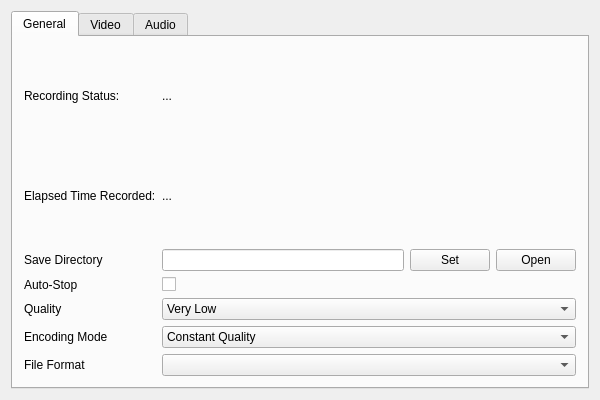
<?xml version="1.0" encoding="UTF-8"?>
<ui version="4.0">
 <class>USBVideoRecordingPropertiesWidgetClass</class>
 <widget class="QWidget" name="USBVideoRecordingPropertiesWidgetClass">
  <property name="geometry">
   <rect>
    <x>0</x>
    <y>0</y>
    <width>600</width>
    <height>400</height>
   </rect>
  </property>
  <property name="windowTitle">
   <string>USBVideoRecordingPropertiesWidget</string>
  </property>
  <layout class="QGridLayout" name="gridLayout">
   <item row="0" column="0">
    <widget class="QTabWidget" name="tabs">
     <property name="currentIndex">
      <number>0</number>
     </property>
     <widget class="QWidget" name="tabGeneral">
      <attribute name="title">
       <string>General</string>
      </attribute>
      <layout class="QGridLayout" name="gridLayout_3">
       <item row="2" column="0">
        <widget class="QLabel" name="label_8">
         <property name="text">
          <string>Save Directory</string>
         </property>
        </widget>
       </item>
       <item row="3" column="1" colspan="3">
        <widget class="QCheckBox" name="checkboxAutoStop">
         <property name="text">
          <string/>
         </property>
        </widget>
       </item>
       <item row="0" column="1" colspan="3">
        <widget class="QLabel" name="labelRecordingStatus">
         <property name="text">
          <string>...</string>
         </property>
        </widget>
       </item>
       <item row="4" column="1" colspan="3">
        <widget class="QComboBox" name="dropdownQuality">
         <item>
          <property name="text">
           <string>Very Low</string>
          </property>
         </item>
         <item>
          <property name="text">
           <string>Low</string>
          </property>
         </item>
         <item>
          <property name="text">
           <string>Normal</string>
          </property>
         </item>
         <item>
          <property name="text">
           <string>High</string>
          </property>
         </item>
         <item>
          <property name="text">
           <string>Very High</string>
          </property>
         </item>
        </widget>
       </item>
       <item row="3" column="0">
        <widget class="QLabel" name="label_12">
         <property name="text">
          <string>Auto-Stop</string>
         </property>
        </widget>
       </item>
       <item row="0" column="0">
        <widget class="QLabel" name="label">
         <property name="text">
          <string>Recording Status: </string>
         </property>
        </widget>
       </item>
       <item row="5" column="1" colspan="3">
        <widget class="QComboBox" name="dropdownEncodingMode">
         <item>
          <property name="text">
           <string>Constant Quality</string>
          </property>
         </item>
         <item>
          <property name="text">
           <string>Constant Bitrate</string>
          </property>
         </item>
         <item>
          <property name="text">
           <string>Average Bitrate</string>
          </property>
         </item>
         <item>
          <property name="text">
           <string>Two Pass</string>
          </property>
         </item>
        </widget>
       </item>
       <item row="2" column="2">
        <widget class="QPushButton" name="buttonSetOutput">
         <property name="text">
          <string>Set</string>
         </property>
        </widget>
       </item>
       <item row="2" column="3">
        <widget class="QPushButton" name="buttonOpenOutput">
         <property name="text">
          <string>Open</string>
         </property>
        </widget>
       </item>
       <item row="1" column="1" colspan="3">
        <widget class="QLabel" name="labelElapsedTime">
         <property name="text">
          <string>...</string>
         </property>
        </widget>
       </item>
       <item row="2" column="1">
        <widget class="QLineEdit" name="inputSaveDirectory">
         <property name="readOnly">
          <bool>true</bool>
         </property>
        </widget>
       </item>
       <item row="1" column="0">
        <widget class="QLabel" name="label_18">
         <property name="text">
          <string>Elapsed Time Recorded:</string>
         </property>
        </widget>
       </item>
       <item row="5" column="0">
        <widget class="QLabel" name="label_4">
         <property name="text">
          <string>Encoding Mode</string>
         </property>
        </widget>
       </item>
       <item row="4" column="0">
        <widget class="QLabel" name="label_3">
         <property name="text">
          <string>Quality</string>
         </property>
        </widget>
       </item>
       <item row="6" column="1" colspan="3">
        <widget class="QComboBox" name="dropdownFileFormat"/>
       </item>
       <item row="6" column="0">
        <widget class="QLabel" name="label_17">
         <property name="text">
          <string>File Format</string>
         </property>
        </widget>
       </item>
      </layout>
     </widget>
     <widget class="QWidget" name="tabVideo">
      <attribute name="title">
       <string>Video</string>
      </attribute>
      <layout class="QGridLayout" name="gridLayout_2">
       <item row="4" column="0">
        <widget class="QLabel" name="label_6">
         <property name="text">
          <string>Resolution Width</string>
         </property>
        </widget>
       </item>
       <item row="3" column="0">
        <widget class="QLabel" name="label_2">
         <property name="text">
          <string>Frame Rate</string>
         </property>
        </widget>
       </item>
       <item row="5" column="1">
        <widget class="QSpinBox" name="spinboxHeight">
         <property name="maximum">
          <number>999999</number>
         </property>
         <property name="value">
          <number>0</number>
         </property>
        </widget>
       </item>
       <item row="4" column="1">
        <widget class="QSpinBox" name="spinboxWidth">
         <property name="maximum">
          <number>999999</number>
         </property>
        </widget>
       </item>
       <item row="2" column="1">
        <widget class="QSpinBox" name="spinboxBitrate">
         <property name="maximum">
          <number>15000</number>
         </property>
         <property name="singleStep">
          <number>100</number>
         </property>
         <property name="value">
          <number>0</number>
         </property>
        </widget>
       </item>
       <item row="3" column="1">
        <widget class="QSpinBox" name="spinboxFrameRate"/>
       </item>
       <item row="2" column="0">
        <widget class="QLabel" name="label_5">
         <property name="text">
          <string>Bitrate</string>
         </property>
        </widget>
       </item>
       <item row="1" column="1">
        <widget class="QComboBox" name="dropdownVideoCodec"/>
       </item>
       <item row="1" column="0">
        <widget class="QLabel" name="label_13">
         <property name="text">
          <string>Codec</string>
         </property>
        </widget>
       </item>
       <item row="5" column="0">
        <widget class="QLabel" name="label_7">
         <property name="text">
          <string>Resolution Height</string>
         </property>
        </widget>
       </item>
       <item row="0" column="0">
        <widget class="QLabel" name="label_15">
         <property name="text">
          <string>Device</string>
         </property>
        </widget>
       </item>
       <item row="0" column="1">
        <widget class="QLabel" name="labelVideoDevice">
         <property name="text">
          <string>...</string>
         </property>
        </widget>
       </item>
      </layout>
     </widget>
     <widget class="QWidget" name="tabAudio">
      <attribute name="title">
       <string>Audio</string>
      </attribute>
      <layout class="QGridLayout" name="gridLayout_4">
       <item row="3" column="0">
        <widget class="QLabel" name="label_11">
         <property name="text">
          <string>Sample Rate</string>
         </property>
        </widget>
       </item>
       <item row="3" column="1">
        <widget class="QSpinBox" name="spinboxSampleRate">
         <property name="maximum">
          <number>99999</number>
         </property>
        </widget>
       </item>
       <item row="4" column="1">
        <widget class="QSpinBox" name="spinboxChannels">
         <property name="maximum">
          <number>6</number>
         </property>
        </widget>
       </item>
       <item row="4" column="0">
        <widget class="QLabel" name="label_10">
         <property name="text">
          <string>Channels</string>
         </property>
        </widget>
       </item>
       <item row="2" column="1">
        <widget class="QSpinBox" name="spinboxAudioBitrate">
         <property name="maximum">
          <number>99999</number>
         </property>
         <property name="singleStep">
          <number>100</number>
         </property>
        </widget>
       </item>
       <item row="1" column="0">
        <widget class="QLabel" name="label_14">
         <property name="text">
          <string>Codec</string>
         </property>
        </widget>
       </item>
       <item row="1" column="1">
        <widget class="QComboBox" name="dropdownAudioCodec"/>
       </item>
       <item row="2" column="0">
        <widget class="QLabel" name="label_9">
         <property name="text">
          <string>Bitrate</string>
         </property>
        </widget>
       </item>
       <item row="0" column="0">
        <widget class="QLabel" name="label_16">
         <property name="text">
          <string>Device</string>
         </property>
        </widget>
       </item>
       <item row="0" column="1">
        <widget class="QLabel" name="labelAudioDevice">
         <property name="text">
          <string>...</string>
         </property>
        </widget>
       </item>
      </layout>
     </widget>
    </widget>
   </item>
  </layout>
 </widget>
 <layoutdefault spacing="6" margin="11"/>
 <resources/>
 <connections/>
</ui>
